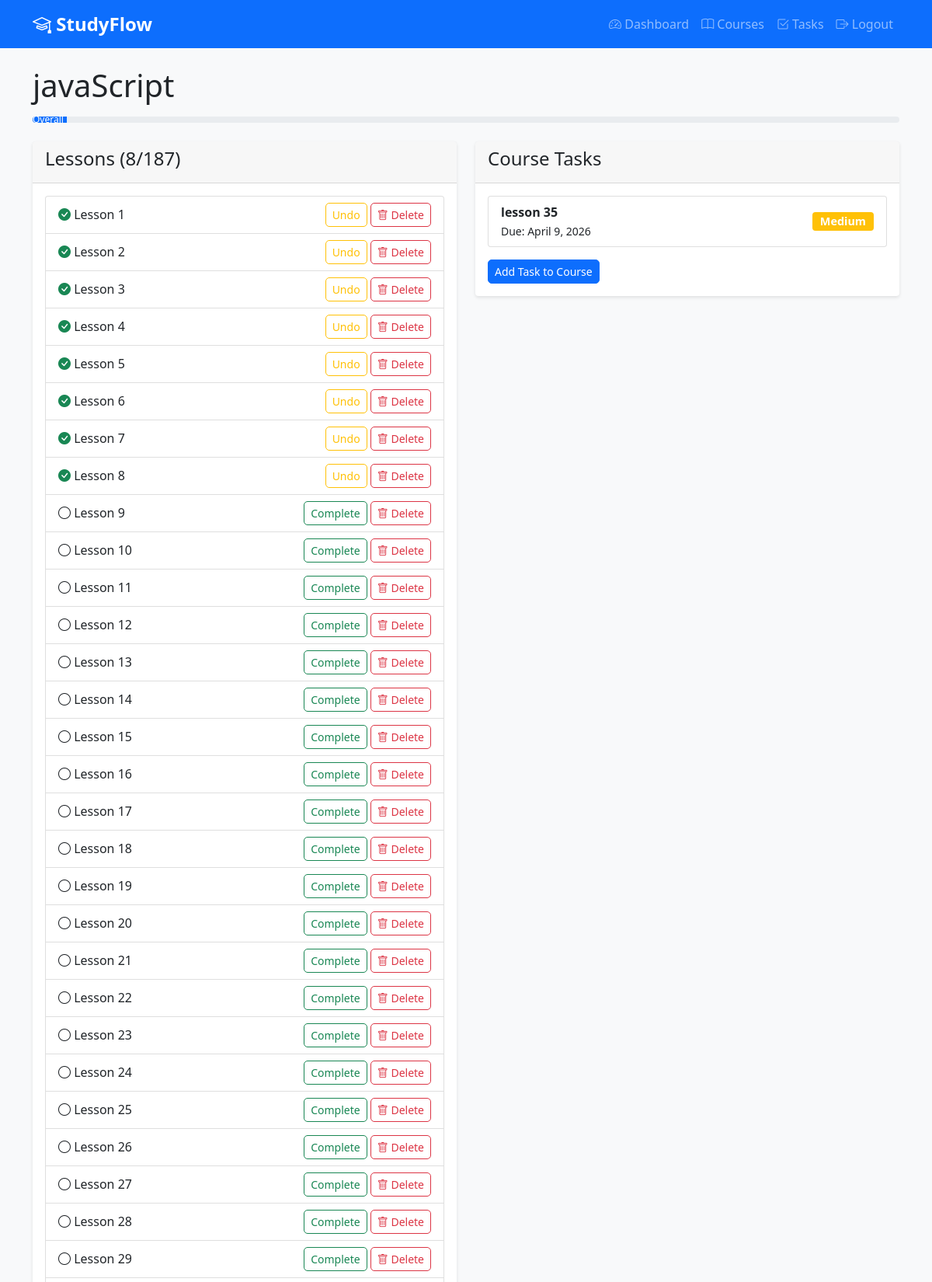
Page /courses/5/ (signed in, upper part) on the committed database.
### core/models.py (models this page shows, shortened)
class Course(models.Model):
    user = models.ForeignKey(User, on_delete=models.CASCADE, related_name='courses')
    name = models.CharField(max_length=200)
    description = models.TextField(blank=True)
    created_at = models.DateTimeField(auto_now_add=True)
    def total_lessons(self):
        return self.lessons.count()
    def completed_lessons(self):
        return self.lessons.filter(completed=True).count()
    def progress_percentage(self):
        total = self.total_lessons()
        if total == 0:
            return 0
        return int((self.completed_lessons() / total) * 100)

class Lesson(models.Model):
    course = models.ForeignKey(Course, on_delete=models.CASCADE, related_name='lessons')
    title = models.CharField(max_length=200)
    completed = models.BooleanField(default=False)
    completed_date = models.DateTimeField(null=True, blank=True)
    created_at = models.DateTimeField(auto_now_add=True)

class Task(models.Model):
    PRIORITY_CHOICES = [
        ('high', 'High'),
        ('medium', 'Medium'),
        ('low', 'Low'),
    ]
    user = models.ForeignKey(User, on_delete=models.CASCADE, related_name='tasks')
    course = models.ForeignKey(Course, on_delete=models.CASCADE, related_name='tasks', null=True, blank=True)
    title = models.CharField(max_length=200)
    description = models.TextField(blank=True)
    priority = models.CharField(max_length=10, choices=PRIORITY_CHOICES, default='medium')
    start_date = models.DateField(default=timezone.now)
    deadline = models.DateField()
    completed = models.BooleanField(default=False)
    completed_date = models.DateTimeField(null=True, blank=True)
    created_at = models.DateTimeField(auto_now_add=True)
    updated_at = models.DateTimeField(auto_now=True)

### core/views.py (the view)
# urls.py: path('courses/<int:pk>/', views.course_detail, name='course_detail'),
@login_required
def course_detail(request, pk):
    course = get_object_or_404(Course, id=pk, user=request.user)
    lessons = course.lessons.all()
    tasks = course.tasks.all()
    if request.method == 'POST':
        form = LessonForm(request.POST)
        if form.is_valid():
            lesson = form.save(commit=False)
            lesson.course = course
            lesson.save()
            messages.success(request, 'Lesson added successfully!')
            return redirect('course_detail', pk=course.id)
    else:
        form = LessonForm()
    context = {
        'course': course,
        'lessons': lessons,
        'tasks': tasks,
        'form': form,
        'progress': course.progress_percentage()
    }
    return render(request, 'course_detail.html', context)

### core/templates/course_detail.html (shortened to what this page needs)
{% extends 'base.html' %}
{% block content %}
<div class="mb-4">
    <h1>{{ course.name }}</h1>
    <div class="progress mb-3">
        <div class="progress-bar" role="progressbar" style="width: {{ progress }}%">
            Overall Progress: {{ progress }}%
        </div>
    </div>
</div>
<div class="row">
    <div class="col-md-6">
        <div class="card mb-3">
            <div class="card-header">
                <h4>Lessons ({{ course.completed_lessons }}/{{ course.total_lessons }})</h4>
            </div>
            <div class="card-body">
                <ul class="list-group">
                    {% for lesson in lessons %}
                    <li class="list-group-item d-flex justify-content-between align-items-center">
                        <div>
                            {% if lesson.completed %}
                            <i class="bi bi-check-circle-fill text-success"></i>
                            {% else %}
                            <i class="bi bi-circle"></i>
                            {% endif %}
                            {{ lesson.title }}
                        </div>
                        <div>
                        <form method="post" action="{% url 'lesson_complete' lesson.id %}" style="display: inline;">
                            <button type="submit" class="btn btn-sm btn-outline-{% if lesson.completed %}warning{% else %}success{% endif %}">
                                {% if lesson.completed %}Undo{% else %}Complete{% endif %}
                            </button>
                        </form>
                        <form method="post" action="{% url 'lesson_delete' lesson.id %}" style="display: inline;" onsubmit="return confirm('Are you sure you want to delete this lesson?');">
                            <button type="submit" class="btn btn-sm btn-outline-danger">
                                <i class="bi bi-trash"></i> Delete
                            </button>
                        </form>
                        </div>
                    </li>
                    {% empty %}
                    <li class="list-group-item">No lessons yet.</li>
                    {% endfor %}
                </ul>
            </div>
        </div>
    </div>
    <div class="col-md-6">
        <div class="card">
            <div class="card-header">
                <h4>Course Tasks</h4>
            </div>
            <div class="card-body">
                <ul class="list-group">
                    {% for task in tasks %}
                    <li class="list-group-item">
                        <div class="d-flex justify-content-between align-items-center">
                            <div>
                                <strong>{{ task.title }}</strong><br>
                                <small>Due: {{ task.deadline }}</small>
                            </div>
                            <span class="badge bg-{% if task.priority == 'high' %}danger{% elif task.priority == 'medium' %}warning{% else %}info{% endif %}">
                                {{ task.get_priority_display }}
                            </span>
                        </div>
                    </li>
                    {% empty %}
                    <li class="list-group-item">No tasks for this course.</li>
                    {% endfor %}
                </ul>
                <a href="{% url 'task_create' %}" class="btn btn-sm btn-primary mt-3">Add Task to Course</a>
            </div>
        </div>
    </div>
</div>
{% endblock %}

### static/css/style.css (style rules this page uses)
body { background-color: #f8f9fa; font-family: 'Segoe UI', Tahoma, Geneva, Verdana, sans-serif; }
.card { box-shadow: 0 2px 4px rgba(0,0,0,0.1); border: none; transition: transform 0.2s; }
.progress { height: 8px; border-radius: 4px; }
.btn { border-radius: 5px; font-weight: 500; }
.badge { font-size: 0.9rem; padding: 5px 10px; }

### rows in the picture
Course: name "javaScript", completed_lessons "8", total_lessons "187"
Lesson: completed True (drawn), title "Lesson 1"
Lesson: completed True (drawn), title "Lesson 2"
Lesson: completed True (drawn), title "Lesson 3"
Lesson: completed True (drawn), title "Lesson 4"
Lesson: completed True (drawn), title "Lesson 5"
Lesson: completed True (drawn), title "Lesson 6"
Lesson: completed True (drawn), title "Lesson 7"
Lesson: completed True (drawn), title "Lesson 8"
Lesson: completed False (drawn), title "Lesson 9"
Lesson: completed False (drawn), title "Lesson 10"
Lesson: completed False (drawn), title "Lesson 11"
Lesson: completed False (drawn), title "Lesson 12"
Lesson: completed False (drawn), title "Lesson 13"
Lesson: completed False (drawn), title "Lesson 14"
Lesson: completed False (drawn), title "Lesson 15"
Lesson: completed False (drawn), title "Lesson 16"
Lesson: completed False (drawn), title "Lesson 17"
Lesson: completed False (drawn), title "Lesson 18"
Lesson: completed False (drawn), title "Lesson 19"
Lesson: completed False (drawn), title "Lesson 20"
Lesson: completed False (drawn), title "Lesson 21"
Lesson: completed False (drawn), title "Lesson 22"
Lesson: completed False (drawn), title "Lesson 23"
Lesson: completed False (drawn), title "Lesson 24"
Lesson: completed False (drawn), title "Lesson 25"
Lesson: completed False (drawn), title "Lesson 26"
Lesson: completed False (drawn), title "Lesson 27"
Lesson: completed False (drawn), title "Lesson 28"
Lesson: completed False (drawn), title "Lesson 29"
Task: title "lesson 35", deadline "April 9, 2026", priority "Medium"
